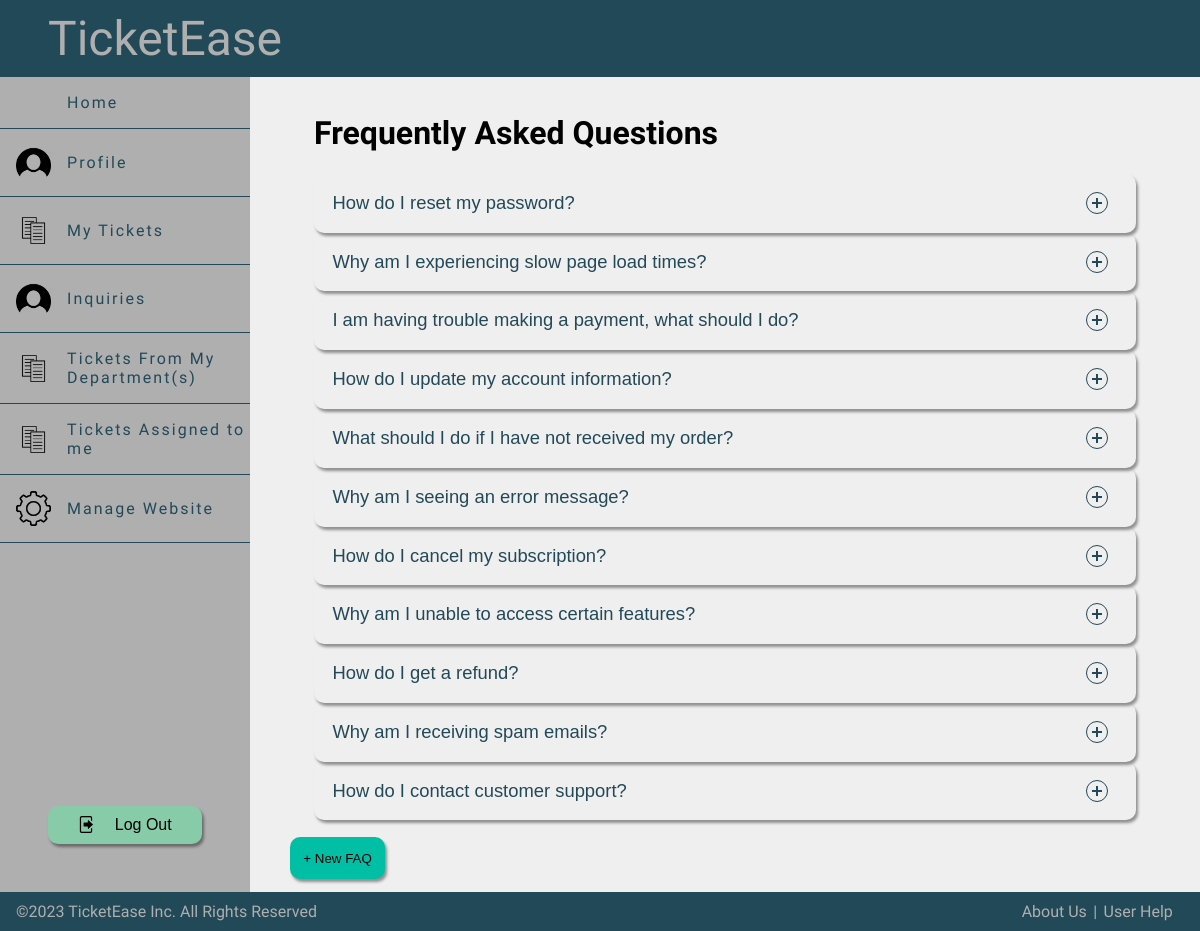
Screenshot of /pages/faq.php (signed in) with the database file from the repository.
### tables this page shows
CREATE TABLE FAQ (
                     idFAQ INTEGER PRIMARY KEY AUTOINCREMENT,
                     question TEXT NOT NULL,
                     answer TEXT NOT NULL
);

### pages/faq.php (called while the page is built, shortened)
<?php
require_once(dirname(__DIR__).'/templates/faq.tpt.php');
require_once(dirname(__DIR__).'/templates/common.tpt.php');
require_once(dirname(__DIR__).'/utils/session.php');
$session = new Session();
$db = getDatabaseConnection();
$stmt = $db->prepare("Select * From FAQ");
$stmt->execute();
$user = User::getSingleUser($db,$session->getId());
$role = $user->getUserRole($db);
drawAside();
drawFAQ($stmt, $role);
?>

### classes/user.class.php (called while the page is built, shortened)
<?php
  class User {
    private int $idUser;
    public function __construct(int $idUser, string $name, string $username, string $email, string $password)
    {
      $this->idUser = $idUser;
    }
      function getUserRole($db) : int{
          $stmt = $db->prepare('Select idRole From User_Roles WHERE idUser = ? ORDER BY ROWID DESC LIMIT 1');
          $stmt->execute(array($this->idUser));
          $role = $stmt->fetch();
          return intval($role['idRole']);
      }
    static function getSingleUser(PDO $db, int $id) : User {
      $stmt = $db->prepare('
        SELECT idUser, name,username, email, password
        FROM User
        WHERE idUser = ?
      ');
      $stmt->execute(array($id));
      $user = $stmt->fetch();
      return new User(
        intval($user['idUser']),
        $user['name'],
        $user['username'],
        $user['email'],
        $user['password'],
      );
    }
  }
?>

### utils/session.php (called while the page is built, shortened)
<?php
  class Session {
    public function getId() : ?int {
      return isset($_SESSION['id']) ? $_SESSION['id'] : null;
    }
  }
?>

### templates/faq.tpt.php (the view, shortened to what this page needs)
<?php function drawFAQ(PDOStatement $faqs, int $role, $selectButton = false){ ?>
<!DOCTYPE html>
<html lang="en">
  <head>
    <link rel="stylesheet" href="../css/faq.css">
  </head>
  <body>
    <div class = "FAQ_Overflow">
    <div class="container">
      <h1>Frequently Asked Questions</h1>
      <div class="accordion">
      <?php foreach ($faqs as $faq) { ?>
        <div class="accordion-item">
          <button id="accordion-button-1" aria-expanded="false">
            <span class="accordion-title">
                <?php echo $faq['question'] ?>
            </span>
            <span class="icon" aria-hidden="true"></span>
          </button>
        </div>
        <?php } ?>
      </div>
    </div>
        <?php if (!$selectButton && $role > 1){ ?>
            <button id="CreateNewFAQ" onclick="window.location.href='../pages/newFAQ.php'"> <span>+</span> New FAQ</button>
        <?php } ?>
    </div>
  </body>
</html>
<?php } ?>

### css/style.css (style rules this page uses)
html { background-color: #E5E5E5; font-family: 'Lexend Deca', sans-serif; margin: 0; padding: 0; }
body { display: grid; grid-template-rows: auto 1fr auto; grid-template-columns: auto 1fr ; color:#AFAFAF; margin: 0; padding: 0; min-height: 100vh; }
button { cursor: pointer; z-index: 1; }
button { border: none; border-radius: 10px; cursor: pointer; box-shadow: 2px 3px 3px rgba(0, 0, 0, 0.4); transform: translateY(0); transition: all 0.1s; }

### css/faq.css (style rules this page uses)
.FAQ_Overflow { overflow-y: auto; }
* { box-sizing: border-box; }
*::before, *::after { box-sizing: border-box; }
body { font-family: 'Lexend Deca', sans-serif; background: #f0efef; }
.container { margin: 0em 3em; padding: 1em; border-radius: 10px; }
.container > h1 { color: black; }
.accordion { border-bottom: 1px solid #f0efef; }
.accordion button:not(#SelectFAQAnswer) { position: relative; display: block; text-align: left; width: 100%; padding: 1em 0; color: #224957; font-size: 1.15rem; font-weight: 400; border: none; background: none; outline: none; margin-bottom: 10; }
.accordion button .accordion-title { padding: 1em 1.5em 1em 1em; }
.accordion button .icon { display: inline-block; position: absolute; top: 18px; right: 1.5em; width: 22px; height: 22px; border: 1px solid; border-radius: 22px; }
.accordion button .icon::before { display: block; position: absolute; content: ''; top: 9px; left: 5px; width: 10px; height: 2px; background: currentColor; }
.accordion button .icon::after { display: block; position: absolute; content: ''; top: 5px; left: 9px; width: 2px; height: 10px; background: currentColor; }
#CreateNewFAQ { padding: 1em; margin-left: 3em; margin-bottom: 1em; background-color: #00BFA5; }

### rows the page displays
faq: question "How do I reset my password?"
faq: question "Why am I experiencing slow page load times?"
faq: question "I am having trouble making a payment, what should I do?"
faq: question "How do I update my account information?"
faq: question "What should I do if I have not received my order?"
faq: question "Why am I seeing an error message?"
faq: question "How do I cancel my subscription?"
faq: question "Why am I unable to access certain features?"
faq: question "How do I get a refund?"
faq: question "Why am I receiving spam emails?"
faq: question "How do I contact customer support?"
